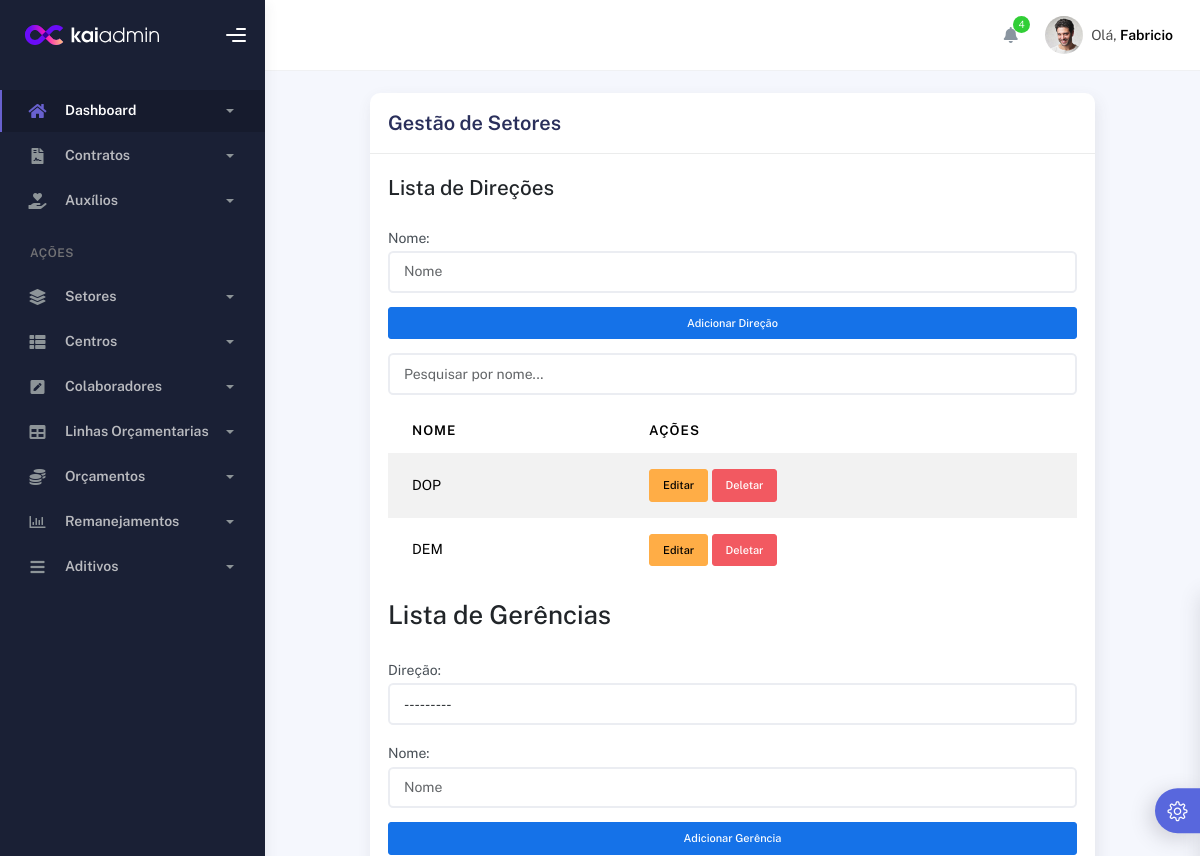
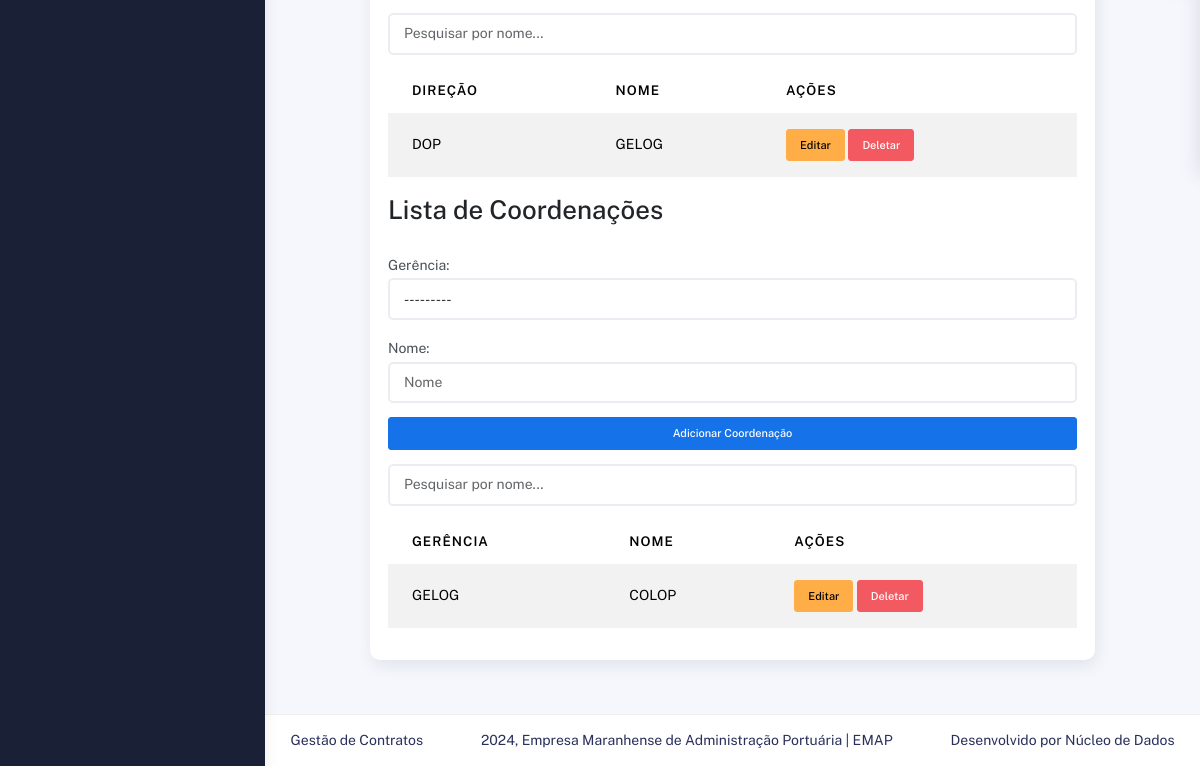
The app's page /contratos/setores/manage/, older data (2 pictures, top to bottom).
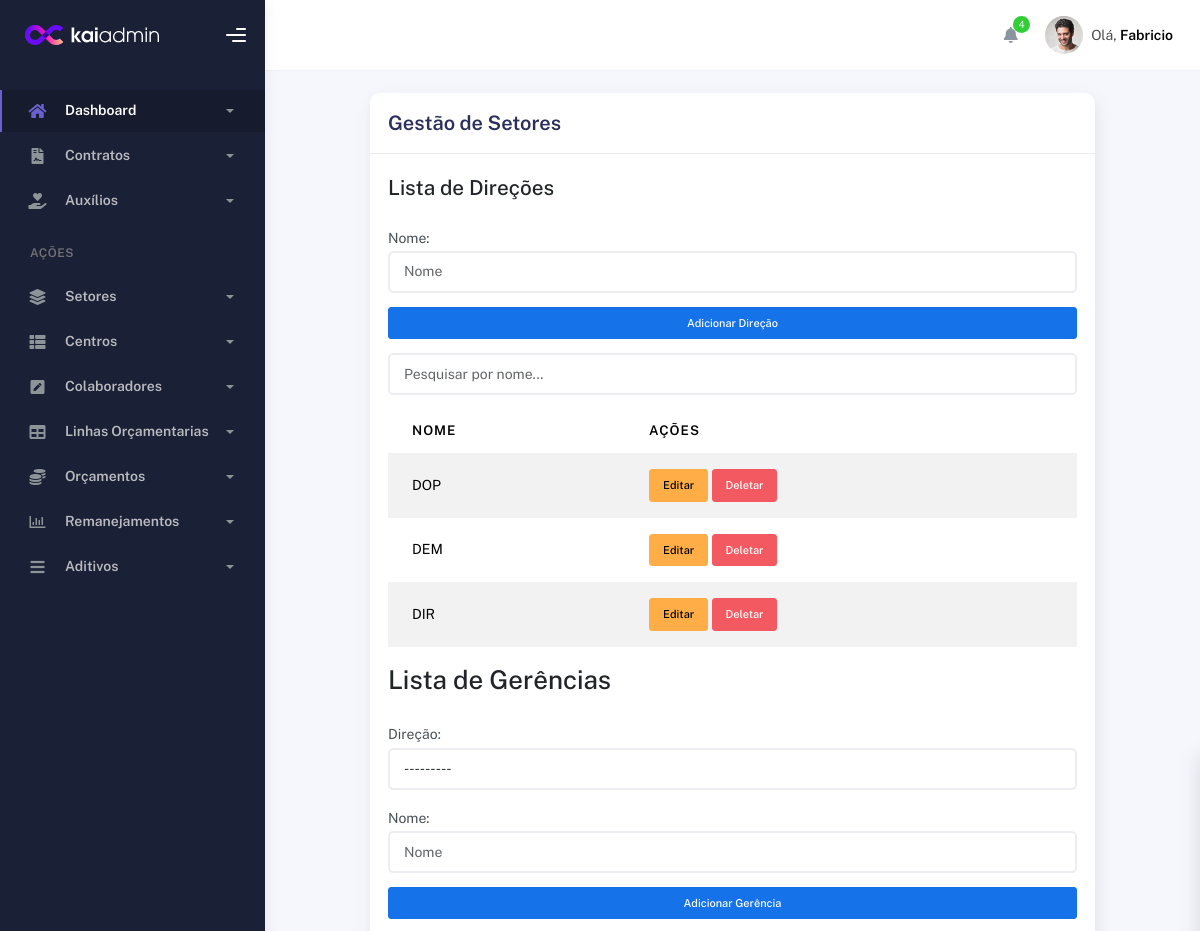
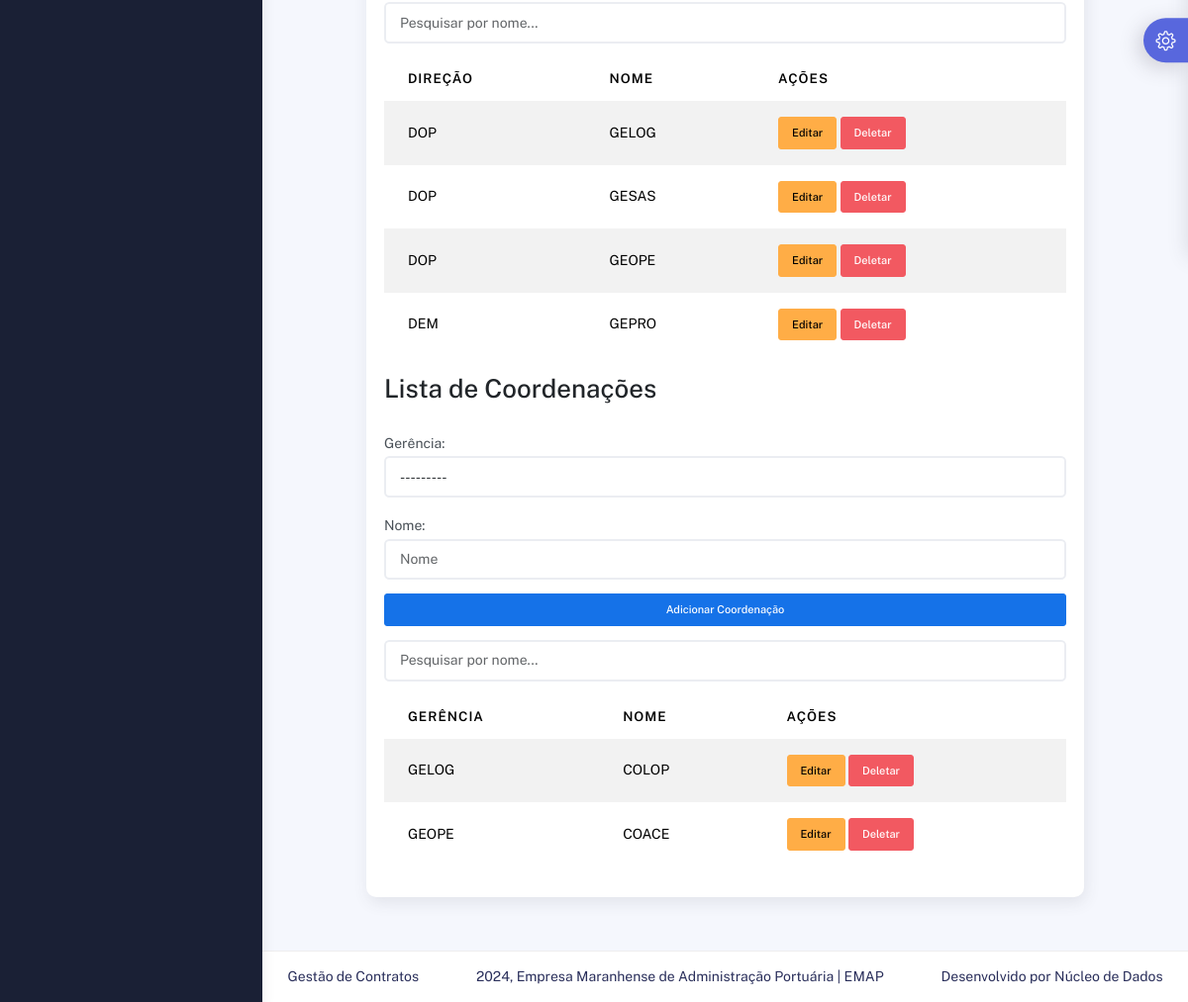
The same page, newer data (2 pictures, top to bottom).
### contract/models.py (models this page shows, shortened)
class Direcao(models.Model):
    nome = models.CharField(max_length=100)
    def __str__(self):
        return self.nome
    class Meta:
        verbose_name = 'Direção'
        verbose_name_plural = 'Direções'

class Gerencia(models.Model):
    nome = models.CharField(max_length=100)
    direcao = models.ForeignKey(Direcao, on_delete=models.CASCADE, related_name='gerencias')
    def __str__(self):
        return self.nome
    class Meta:
        verbose_name = 'Gerência'
        verbose_name_plural = 'Gerências'
        unique_together = ('direcao','nome')

class Coordenacao(models.Model):
    nome = models.CharField(max_length=100)
    gerencia = models.ForeignKey(Gerencia, on_delete=models.CASCADE, related_name='coordenacoes')
    class Meta:
        verbose_name = 'Coordenação'
        verbose_name_plural = 'Coordenações'
        unique_together = ('gerencia','nome')

### contract/views.py (the view, shortened to what this page needs)
# urls.py: path('setores/manage/', SetorManageView.as_view(), name='setor_manage'),
class SetorManageView(TemplateView):
    template_name = 'setores/setor_manage.html'
    def get_context_data(self, **kwargs):
        context = super().get_context_data(**kwargs)
        context['direcoes'] = Direcao.objects.all()
        context['gerencias'] = Gerencia.objects.select_related('direcao').all()
        context['coordenacoes'] = Coordenacao.objects.select_related('gerencia').all()
        context['direcao_form'] = DirecaoForm(prefix='direcao')
        context['gerencia_form'] = GerenciaForm(prefix='gerencia')
        context['coordenacao_form'] = CoordenacaoForm(prefix='coordenacao')
        return context

### contract/forms.py
class DirecaoForm(forms.ModelForm):
    class Meta:
        model = Direcao
        fields = ['nome']
        widgets = {
            'nome': forms.TextInput(attrs={'class': 'form-control', 'placeholder': 'Nome'}),
        }
        labels = {
            'nome': 'Nome',
        }

class GerenciaForm(forms.ModelForm):
    class Meta:
        model = Gerencia
        fields = ['direcao', 'nome']
        widgets = {
            'direcao': forms.Select(attrs={'class': 'form-control'}),
            'nome': forms.TextInput(attrs={'class': 'form-control', 'placeholder': 'Nome'}),
        }
        labels = {
            'direcao': 'Direção',
            'nome': 'Nome',
        }

### contract/templates/setores/setor_manage.html (shortened to what this page needs)
{% extends 'index.html' %}
{% block 'conteudo' %}
<div class="container">
    <div class="page-inner">
        <div class="row justify-content-center">
            <div class="col-md-10">
                <div class="card">
                    <div class="card-header">
                        <h4 class="card-title">Gestão de Setores</h4>
                    </div>
                    <div class="card-body">
                        <div class="table-container">
                            <h4 class="mb-4">Lista de Direções</h4>
                            <form method="post" class="w-100 mb-3">
                                {{ direcao_form.as_p }}
                                <button type="submit" name="direcao" class="btn btn-primary w-100 btn-sm">Adicionar Direção</button>
                            </form>
                            <input type="text" id="searchInputDirecao" class="form-control mb-3" placeholder="Pesquisar por nome...">
                            <table class="table table-striped">
                                <thead>
                                    <tr>
                                        <th>Nome</th>
                                        <th>Ações</th>
                                    </tr>
                                </thead>
                                <tbody id="direcaoTable">
                                    {% for direcao in direcoes %}
                                    <tr>
                                        <td>{{ direcao.nome }}</td>
                                        <td>
                                            <a href="{% url 'direcao_update' direcao.pk %}" class="btn btn-warning btn-sm">Editar</a>
                                            <a href="{% url 'direcao_delete' direcao.pk %}" class="btn btn-danger btn-sm">Deletar</a>
                                        </td>
                                    </tr>
                                    {% endfor %}
                                </tbody>
                            </table>
                        </div>
                        <div class="table-container">
                            <h2 class="mb-4">Lista de Gerências</h2>
                            <form method="post" class="w-100 mb-3">
                                {{ gerencia_form.as_p }}
                                <button type="submit" name="gerencia" class="btn btn-primary w-100 btn-sm">Adicionar Gerência</button>
                            </form>
                            <input type="text" id="searchInputGerencia" class="form-control mb-3" placeholder="Pesquisar por nome...">
                            <table class="table table-striped">
                                <thead>
                                    <tr>
                                        <th>Direção</th>
                                        <th>Nome</th>
                                        <th>Ações</th>
                                    </tr>
                                </thead>
                                <tbody id="gerenciaTable">
                                    {% for gerencia in gerencias %}
                                    <tr>
                                        <td>{{ gerencia.direcao.nome }}</td>
                                        <td>{{ gerencia.nome }}</td>
                                        <td>
                                            <a href="{% url 'gerencia_update' gerencia.pk %}" class="btn btn-warning btn-sm">Editar</a>
                                            <a href="{% url 'gerencia_delete' gerencia.pk %}" class="btn btn-danger btn-sm">Deletar</a>
                                        </td>
                                    </tr>
                                    {% endfor %}
                                </tbody>
                            </table>
                        </div>
                        <div class="table-container">
                            <h2 class="mb-4">Lista de Coordenações</h2>
                            <form method="post" class="w-100 mb-3">
                                {{ coordenacao_form.as_p }}
                                <button type="submit" name="coordenacao" class="btn btn-primary w-100 btn-sm">Adicionar Coordenação</button>
                            </form>
                            <input type="text" id="searchInputCoordenacao" class="form-control mb-3" placeholder="Pesquisar por nome...">
                            <table class="table table-striped">
                                <thead>
                                    <tr>
                                        <th>Gerência</th>
                                        <th>Nome</th>
                                        <th>Ações</th>
                                    </tr>
                                </thead>
                                <tbody id="coordenacaoTable">
                                    {% for coordenacao in coordenacoes %}
                                    <tr>
                                        <td>{{ coordenacao.gerencia.nome }}</td>
                                        <td>{{ coordenacao.nome }}</td>
                                        <td>
                                            <a href="{% url 'coordenacao_update' coordenacao.pk %}" class="btn btn-warning btn-sm">Editar</a>
                                            <a href="{% url 'coordenacao_delete' coordenacao.pk %}" class="btn btn-danger btn-sm">Deletar</a>
                                        </td>
                                    </tr>
                                    {% endfor %}
                                </tbody>
                            </table>
                        </div>
                    </div>
                </div>
            </div>
        </div>
    </div>
</div>
{% endblock %}

### templates/index.html (shortened to what this page needs)
{% load static %}
<!DOCTYPE html>
<html lang="pt-br">
  <head>
    <link rel="stylesheet" href="{% static 'assets/css/bootstrap.min.css' %}" />
    <link rel="stylesheet" href="{% static 'assets/css/plugins.min.css' %}" />
    <link rel="stylesheet" href="{% static 'assets/css/kaiadmin.min.css' %}" />
    <link rel="stylesheet" href="{% static 'assets/css/demo.css' %}" />
  </head>
  <body>
    <div class="wrapper">
      <div class="sidebar" data-background-color="dark">
        <div class="sidebar-logo">
          <div class="logo-header" data-background-color="dark">
            <a href="index.html" class="logo">
              <img
                src="{% static 'assets/img/kaiadmin/logo_light.svg' %}"
                alt="navbar brand"
                class="navbar-brand"
                height="20"
              />
            </a>
            <div class="nav-toggle">
              <button class="btn btn-toggle toggle-sidebar">
                <i class="gg-menu-right"></i>
              </button>
            </div>
          </div>
        </div>
        <div class="sidebar-wrapper scrollbar scrollbar-inner">
          <div class="sidebar-content">
            <ul class="nav nav-secondary">
              <li class="nav-item active">
                <a
                  data-bs-toggle="collapse"
                  href="#dashboard"
                  class="collapsed"
                  aria-expanded="false"
                >
                  <i class="fas fa-home"></i>
                  <p>Dashboard</p>
                  <span class="caret"></span>
                </a>
              </li>
              <li class="nav-item">
                <a data-bs-toggle="collapse" href="#contracts" class="collapsed" aria-expanded="false">
                  <i class="fas fa-file-contract"></i>
                  <p>Contratos</p>
                  <span class="caret"></span>
                </a>
              </li>
              <li class="nav-item">
                <a data-bs-toggle="collapse" href="#auxilios" class="collapsed" aria-expanded="false">
                  <i class="fas fa-hand-holding-heart"></i>
                  <p>Auxílios</p>
                  <span class="caret"></span>
                </a>
              </li>
              <li class="nav-section">
                <h4 class="text-section">Ações</h4>
              </li>
              <li class="nav-item">
                <a data-bs-toggle="collapse" href="#base">
                  <i class="fas fa-layer-group"></i>
                  <p>Setores</p>
                  <span class="caret"></span>
                </a>
              </li>
              <li class="nav-item">
                <a data-bs-toggle="collapse" href="#sidebarLayouts">
                  <i class="fas fa-th-list"></i>
                  <p>Centros</p>
                  <span class="caret"></span>
                </a>
              </li>
              <li class="nav-item">
                <a data-bs-toggle="collapse" href="#forms">
                  <i class="fas fa-pen-square"></i>
                  <p>Colaboradores</p>
                  <span class="caret"></span>
                </a>
              </li>
              <li class="nav-item">
                <a data-bs-toggle="collapse" href="#tables">
                  <i class="fas fa-table"></i>
                  <p>Linhas Orçamentarias</p>
                  <span class="caret"></span>
                </a>
              </li>
              <li class="nav-item">
                <a data-bs-toggle="collapse" href="#maps">
                  <i class="fas fa-coins"></i>
                  <p>Orçamentos</p>
                  <span class="caret"></span>
                </a>
              </li>
              <li class="nav-item">
                <a data-bs-toggle="collapse" href="#charts">
                  <i class="far fa-chart-bar"></i>
                  <p>Remanejamentos</p>
                  <span class="caret"></span>
                </a>
              </li>
              <li class="nav-item">
                <a data-bs-toggle="collapse" href="#submenu">
                  <i class="fas fa-bars"></i>
                  <p>Aditivos</p>
                  <span class="caret"></span>
                </a>
              </li>
            </ul>
          </div>
        </div>
      </div>
      <div class="main-panel">
        <div class="main-header">
          <nav
            class="navbar navbar-header navbar-header-transparent navbar-expand-lg border-bottom"
          >
            <div class="container-fluid">
              <ul class="navbar-nav topbar-nav ms-md-auto align-items-center">
                <li class="nav-item topbar-icon dropdown hidden-caret">
                  <a
                    class="nav-link dropdown-toggle"
                    href="#"
                    id="notifDropdown"
                    role="button"
                    data-bs-toggle="dropdown"
                    aria-haspopup="true"
                    aria-expanded="false"
                  >
                    <i class="fa fa-bell"></i>
                    <span class="notification">4</span>
                  </a>
                </li>
                <li class="nav-item topbar-user dropdown hidden-caret">
                  <a
                    class="dropdown-toggle profile-pic"
                    data-bs-toggle="dropdown"
                    href="#"
                    aria-expanded="false"
                  >
                    <div class="avatar-sm">
                      <img
                        src="{% static 'assets/img/profile.jpg' %}"
                        alt="..."
                        class="avatar-img rounded-circle"
                      />
                    </div>
                    <span class="profile-username">
                      <span class="op-7">Olá,</span>
                      <span class="fw-bold">Fabricio</span>
                    </span>
                  </a>
                </li>
              </ul>
            </div>
          </nav>
        </div>
        {% block 'conteudo' %}
        {% endblock %}
        <footer class="footer">
          <div class="container-fluid d-flex justify-content-between">
            <nav class="pull-left">
              <ul class="nav">
                <li class="nav-item">
                  Gestão de Contratos
                </li>
              </ul>
            </nav>
            <div class="copyright">
              2024, Empresa Maranhense de Administração Portuária | EMAP
            </div>
            <div>
              Desenvolvido por Núcleo de Dados
            </div>
          </div>
        </footer>
      </div>
      <div class="custom-template">
        <div class="custom-toggle">
          <i class="icon-settings"></i>
        </div>
      </div>
    </div>
  </body>
</html>

### templates/static/assets/css/demo.css (style rules this page uses)
.custom-template { position: fixed; top: 50%; transform: translateY(-50%); right: -325px; width: 325px; height: max-content; display: block; z-index: 1; background: #ffffff; transition: all .3s; z-index: 1003; box-shadow: -1px 1px 20px rgba(69, 65, 78, 0.15); border-top-left-radius: 5px; border-bottom-left-radius: 5px; transition: all .5s; }
.custom-template .custom-toggle { position: absolute; width: 45px; height: 45px; background: #5867dd; top: 50%; left: -45px; transform: translateY(-50%); display: flex; align-items: center; justify-content: center; text-align: center; border-top-left-radius: 30px; border-bottom-left-radius: 30px; cursor: pointer; color: #ffffff; box-shadow: -5px 5px 20px rgba(69, 65, 78, 0.21); }
.custom-template .custom-toggle i { font-size: 20px; animation: 1.3s spin linear infinite; }

Row changes from the older to the newer data that the page shows:
added Direcao: nome "DIR"
added Gerencia: direcao.nome "DOP", nome "GESAS"
added Gerencia: direcao.nome "DOP", nome "GEOPE"
added Gerencia: direcao.nome "DEM", nome "GEPRO"
added Coordenacao: gerencia.nome "GEOPE", nome "COACE"
